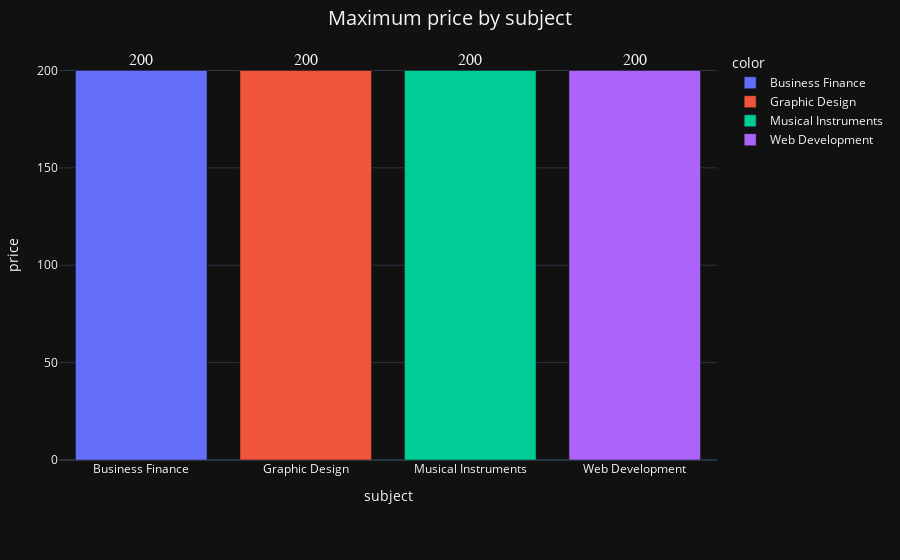

This figure's notebook cell:
### Code cell
sp_max=df.groupby(['subject'])['price'].max().reset_index().sort_values(by='price',ascending=False)
bar_ploty_groupby(sp_max,x='subject',y='price',colors='subject',title="Maximum price by subject")

### Figure 1 — Plotly figure (JSON) as saved in the notebook; plotly's stock layout.template omitted (floating-point values rounded to 4 significant figures)
{"data": [{"alignmentgroup": "True", "cliponaxis": false, "hovertemplate": "color=Business Finance<br>subject=%{x}<br>price=%{y}<br>text=%{text}<extra></extra>", "legendgroup": "Business Finance", "marker": {"color": "#636efa", "pattern": {"shape": ""}}, "name": "Business Finance", "offsetgroup": "Business Finance", "orientation": "v", "showlegend": true, "text": [200], "textfont": {"family": "Consolas", "size": 16}, "textposition": "outside", "type": "bar", "x": ["Business Finance"], "xaxis": "x", "y": [200], "yaxis": "y"}, {"alignmentgroup": "True", "cliponaxis": false, "hovertemplate": "color=Graphic Design<br>subject=%{x}<br>price=%{y}<br>text=%{text}<extra></extra>", "legendgroup": "Graphic Design", "marker": {"color": "#EF553B", "pattern": {"shape": ""}}, "name": "Graphic Design", "offsetgroup": "Graphic Design", "orientation": "v", "showlegend": true, "text": [200], "textfont": {"family": "Consolas", "size": 16}, "textposition": "outside", "type": "bar", "x": ["Graphic Design"], "xaxis": "x", "y": [200], "yaxis": "y"}, {"alignmentgroup": "True", "cliponaxis": false, "hovertemplate": "color=Musical Instruments<br>subject=%{x}<br>price=%{y}<br>text=%{text}<extra></extra>", "legendgroup": "Musical Instruments", "marker": {"color": "#00cc96", "pattern": {"shape": ""}}, "name": "Musical Instruments", "offsetgroup": "Musical Instruments", "orientation": "v", "showlegend": true, "text": [200], "textfont": {"family": "Consolas", "size": 16}, "textposition": "outside", "type": "bar", "x": ["Musical Instruments"], "xaxis": "x", "y": [200], "yaxis": "y"}, {"alignmentgroup": "True", "cliponaxis": false, "hovertemplate": "color=Web Development<br>subject=%{x}<br>price=%{y}<br>text=%{text}<extra></extra>", "legendgroup": "Web Development", "marker": {"color": "#ab63fa", "pattern": {"shape": ""}}, "name": "Web Development", "offsetgroup": "Web Development", "orientation": "v", "showlegend": true, "text": [200], "textfont": {"family": "Consolas", "size": 16}, "textposition": "outside", "type": "bar", "x": ["Web Development"], "xaxis": "x", "y": [200], "yaxis": "y"}], "layout": {"barmode": "relative", "legend": {"title": {"text": "color"}, "tracegroupgap": 0}, "margin": {"b": 100, "l": 50, "r": 50, "t": 50}, "title": {"font": {"size": 20}, "text": "Maximum price by subject", "x": 0.5}, "xaxis": {"anchor": "y", "domain": [0, 1], "dtick": 1, "tickmode": "linear", "title": {"text": "subject"}}, "yaxis": {"anchor": "x", "domain": [0, 1], "title": {"text": "price"}}}}
